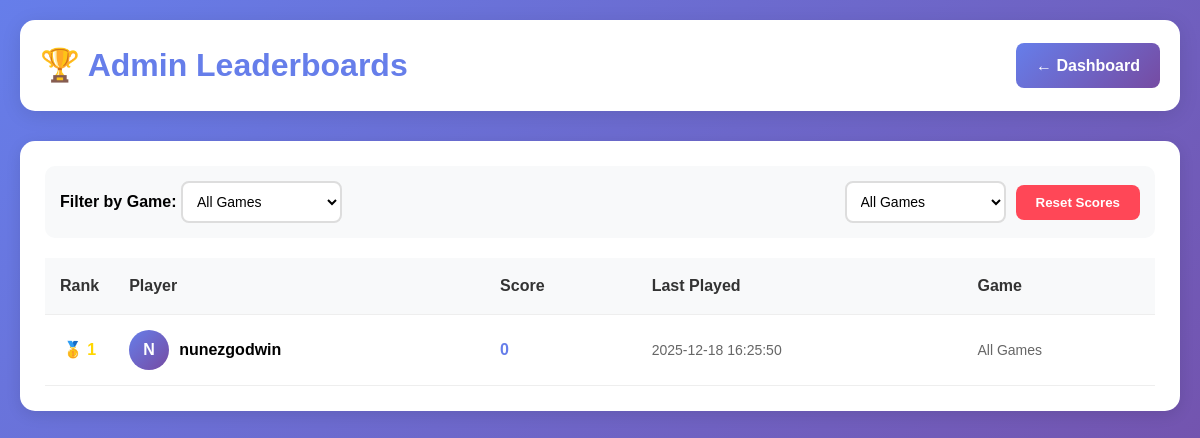
Screenshot of /admin/leaderboard (signed in) with the database file from the repository.
### tables this page shows
CREATE TABLE users (
            id INTEGER PRIMARY KEY AUTOINCREMENT,
            username TEXT NOT NULL UNIQUE,
            email TEXT NOT NULL UNIQUE,
            password TEXT NOT NULL,
            role TEXT DEFAULT 'player',
            status TEXT DEFAULT 'active',
            created_at TIMESTAMP DEFAULT CURRENT_TIMESTAMP,
            last_login TIMESTAMP
        );

### app.py (the view)
@app.route("/admin/leaderboard")
@admin_required
def admin_leaderboard():
    game = request.args.get("game", "")
    conn = get_db_connection()
    cursor = conn.cursor()
    if game:
        cursor.execute(
            """
            SELECT u.username, SUM(s.score) as total_score,
                   MAX(s.last_played) as last_played
            FROM scores s
            JOIN users u ON s.user_id = u.id
            WHERE s.game = ? AND u.status = 'active'
            GROUP BY u.id
            ORDER BY total_score DESC
            LIMIT 100
        """,
            (game,),
        )
    else:
        cursor.execute(
            """
            SELECT u.username, SUM(s.score) as total_score,
                   MAX(s.last_played) as last_played
            FROM scores s
            JOIN users u ON s.user_id = u.id
            WHERE u.status = 'active'
            GROUP BY u.id
            ORDER BY total_score DESC
            LIMIT 100
        """
        )
    leaderboard = [dict(row) for row in cursor.fetchall()]
    current_rank = 0
    previous_score = None
    same_rank_count = 0
    for i, player in enumerate(leaderboard):
        if player["total_score"] != previous_score:
            current_rank = i + 1
            same_rank_count = 0
        else:
            same_rank_count += 1
        player["rank"] = current_rank - same_rank_count
        previous_score = player["total_score"]
    conn.close()
    return render_template("admin/leaderboard.html", leaderboard=leaderboard, game=game)

### app.py (called while the page is built)
def get_db_connection():
    conn = sqlite3.connect(Config.DATABASE_PATH)
    conn.row_factory = sqlite3.Row
    return conn

def admin_required(f):
    @wraps(f)
    def decorated_function(*args, **kwargs):
        if "user_id" not in session:
            return redirect(url_for("signin"))
        conn = get_db_connection()
        cursor = conn.cursor()
        cursor.execute("SELECT role FROM users WHERE id = ?", (session["user_id"],))
        user = cursor.fetchone()
        conn.close()
        if not user or user["role"] != "admin":
            flash("Admin access required", "error")
            return redirect(url_for("player_menu"))
        return f(*args, **kwargs)
    return decorated_function

### templates/admin/leaderboard.html (shortened to what this page needs)
<!DOCTYPE html>
<html lang="en">
<head>
    <link rel="stylesheet" href="/static/css/style.css">
</head>
<body>
    <div class="container">
        <div class="header">
            <h1>🏆 Admin Leaderboards</h1>
            <div class="controls">
                <a href="/admin/dashboard" class="btn btn-primary">← Dashboard</a>
            </div>
        </div>
        <div class="leaderboard-container">
            <div class="filter-info">
                <div>
                    <strong>Filter by Game:</strong>
                    <select id="gameFilter" onchange="filterByGame()">
                        <option value="">All Games</option>
                    </select>
                </div>
                <form method="POST" action="/admin/reset-scores" class="reset-form" onsubmit="return confirmReset()">
                    <select name="game">
                        <option value="all">All Games</option>
                    </select>
                    <button type="submit" class="btn btn-danger">Reset Scores</button>
                </form>
            </div>
            {% if leaderboard %}
            <table>
                <thead>
                    <tr>
                        <th class="rank-cell">Rank</th>
                        <th>Player</th>
                        <th>Score</th>
                        <th>Last Played</th>
                        <th>Game</th>
                    </tr>
                </thead>
                <tbody>
                    {% for player in leaderboard %}
                    <tr>
                        <td class="rank-cell {% if player.rank == 1 %}rank-1{% elif player.rank == 2 %}rank-2{% elif player.rank == 3 %}rank-3{% endif %}">
                            {% if player.rank == 1 %}🥇
                            {% elif player.rank == 2 %}🥈
                            {% elif player.rank == 3 %}🥉
                            {% endif %}
                            {{ player.rank }}
                        </td>
                        <td>
                            <div class="player-cell">
                                <div class="player-avatar">{{ player.username[0]|upper }}</div>
                                <div style="font-weight: bold;">{{ player.username }}</div>
                            </div>
                        </td>
                        <td class="score-cell">{{ player.total_score }}</td>
                        <td style="color: #666; font-size: 14px;">{{ player.last_played }}</td>
                        <td style="color: #666; font-size: 14px;">
                            {% if game %}
                                {{ game.replace('_', ' ').title() }}
                            {% else %}
                                All Games
                            {% endif %}
                        </td>
                    </tr>
                    {% endfor %}
                </tbody>
            </table>
            {% else %}
            <div class="empty-state">
                <div class="icon">🏆</div>
                <h3>No Leaderboard Data</h3>
                <p>No players have scores yet for {% if game %}{{ game.replace('_', ' ').title() }}{% else %}any games{% endif %}</p>
            </div>
            {% endif %}
        </div>
    </div>
</body>
</html>

### static/css/style.css (style rules this page uses)
* { margin: 0; padding: 0; box-sizing: border-box; }
body { font-family: 'Arial', sans-serif; line-height: 1.6; }
.btn { display: inline-block; padding: 10px 20px; border-radius: 5px; text-decoration: none; font-weight: bold; cursor: pointer; border: none; transition: all 0.3s; }
.btn-primary { background: #667eea; color: white; }
.btn-danger { background: #dc3545; color: white; }

### templates/admin/leaderboard.html (style rules this page uses)
body { background: linear-gradient(135deg, #667eea 0%, #764ba2 100%); min-height: 100vh; padding: 20px; font-family: 'Arial', sans-serif; }
.container { max-width: 1200px; margin: 0 auto; }
.header { display: flex; justify-content: space-between; align-items: center; margin-bottom: 30px; padding: 20px; background: white; border-radius: 15px; box-shadow: 0 4px 20px rgba(0, 0, 0, 0.1); }
.header h1 { color: #667eea; margin: 0; display: flex; align-items: center; gap: 10px; }
.controls { display: flex; gap: 15px; align-items: center; flex-wrap: wrap; }
select { padding: 10px; border-radius: 8px; border: 2px solid #ddd; background: white; font-size: 14px; }
.btn { padding: 10px 20px; border-radius: 8px; border: none; font-weight: bold; cursor: pointer; text-decoration: none; display: inline-flex; align-items: center; gap: 8px; transition: transform 0.2s; }
.btn-primary { background: linear-gradient(135deg, #667eea 0%, #764ba2 100%); color: white; }
.btn-danger { background: #ff4757; color: white; }
.leaderboard-container { background: white; border-radius: 15px; padding: 25px; box-shadow: 0 4px 15px rgba(0, 0, 0, 0.1); }
.filter-info { margin-bottom: 20px; padding: 15px; background: #f8f9fa; border-radius: 10px; display: flex; justify-content: space-between; align-items: center; }
.reset-form { display: flex; gap: 10px; align-items: center; }
.reset-form select { min-width: 150px; }
table { width: 100%; border-collapse: collapse; }
th, td { padding: 15px; text-align: left; border-bottom: 1px solid #eee; }
th { background: #f8f9fa; color: #333; font-weight: bold; }
.rank-cell { text-align: center; font-weight: bold; width: 60px; }
.rank-1 { color: #ffd700; }
.player-cell { display: flex; align-items: center; gap: 10px; }
.player-avatar { width: 40px; height: 40px; background: linear-gradient(135deg, #667eea 0%, #764ba2 100%); border-radius: 50%; display: flex; align-items: center; justify-content: center; color: white; font-weight: bold; }
.score-cell { font-weight: bold; color: #667eea; }

### rows the page displays
users: rank "1", username "N", username "nunezgodwin", total_score "0", last_played "2025-12-18 16:25:50"
